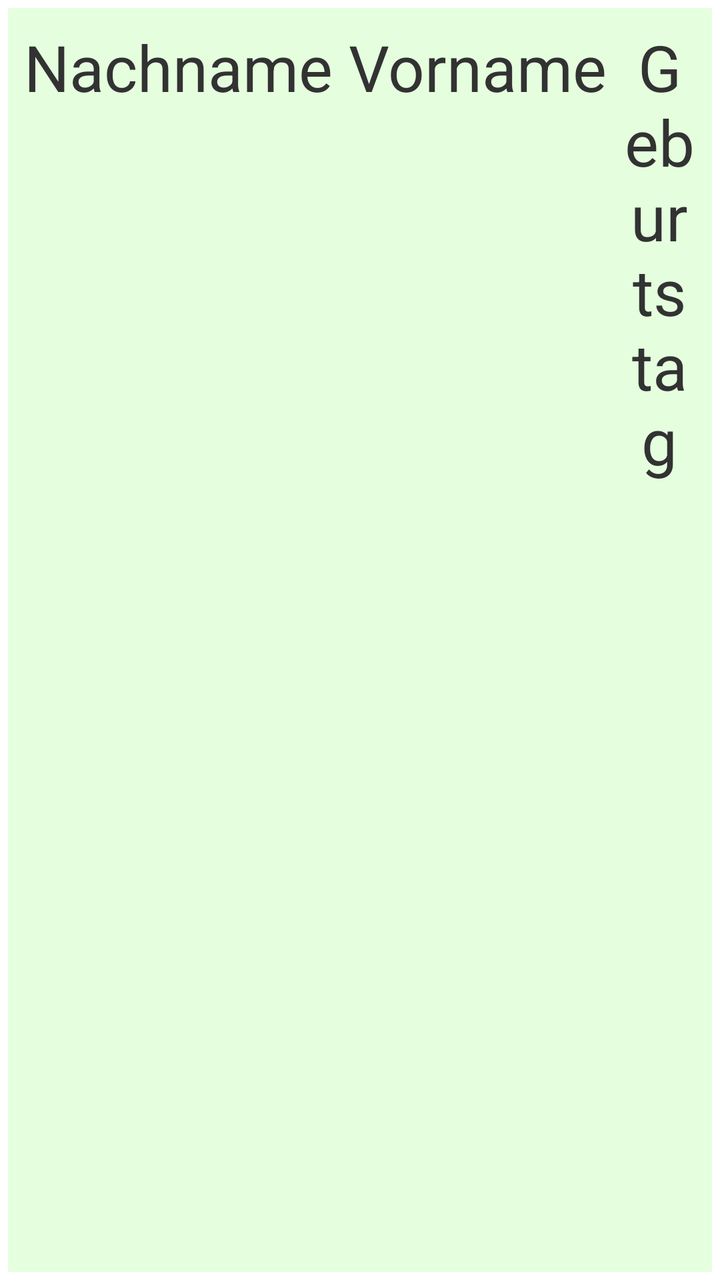
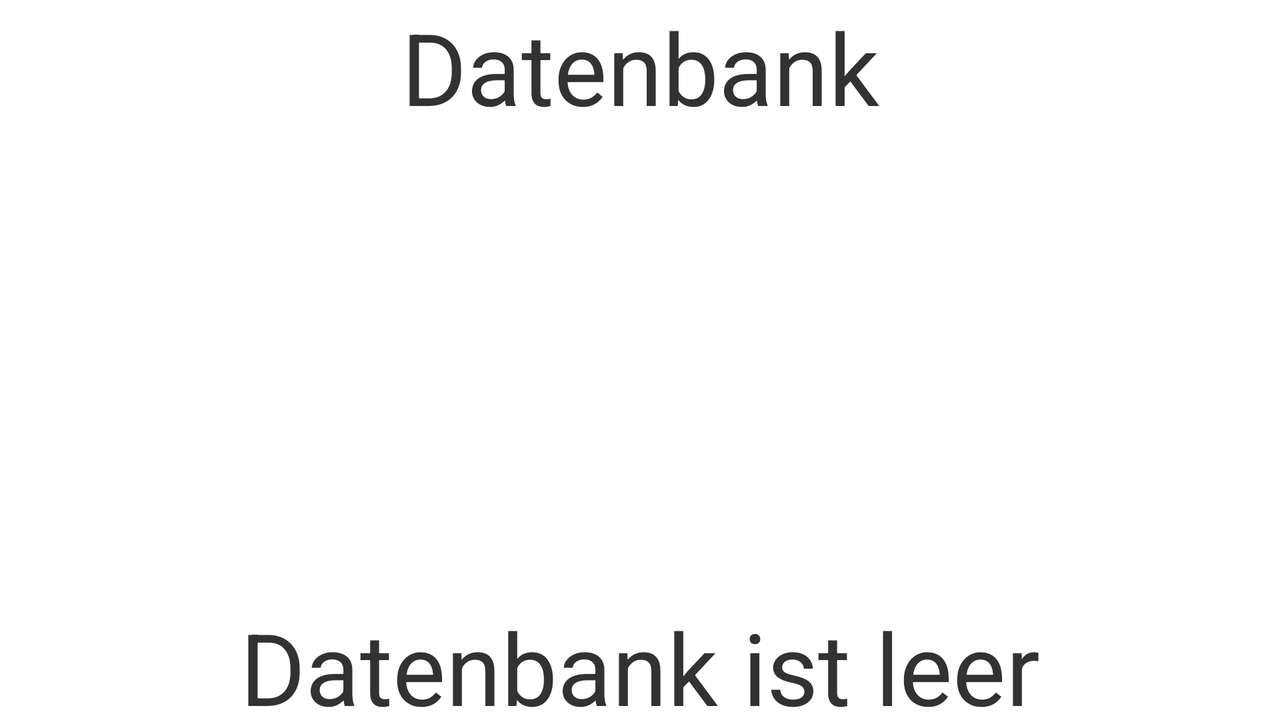

The same Android screen from two of the app's own layout files: first res/layout/ as a phone draws it, then the repository's variant for another configuration, drawn on a device whose configuration selects that folder. Both files follow.
<!-- AndroidManifest.xml: application theme AppTheme -->
<!-- res/layout/layout_patientensuche.xml -->
<?xml version="1.0" encoding="utf-8"?>
<RelativeLayout xmlns:android="http://schemas.android.com/apk/res/android"
    android:layout_width="match_parent"
    android:layout_height="wrap_content"
    android:background="@color/colorPrimaryDark"
    android:layout_margin="4sp"
    android:orientation="vertical"
    android:padding="4sp">

    <TextView
        android:id="@+id/tv_nachname"
        android:layout_width="wrap_content"
        android:layout_height="wrap_content"
        android:layout_alignParentTop="true"
        android:padding="4dp"
        android:layout_weight="1"
        android:textSize="32sp"
        android:textAlignment="center"
        android:text="@string/tv_nachname" />

    <TextView
        android:id="@+id/tv_vorname"
        android:layout_width="wrap_content"
        android:layout_height="wrap_content"
        android:layout_alignParentTop="true"
        android:layout_toEndOf="@+id/tv_nachname"
        android:layout_toRightOf="@+id/tv_nachname"
        android:padding="4dp"
        android:layout_weight="1"
        android:textSize="32sp"
        android:textAlignment="center"
        android:text="@string/tv_vorname" />

    <TextView
        android:id="@+id/tv_geburtsdatum"
        android:layout_width="wrap_content"
        android:layout_height="wrap_content"
        android:layout_alignParentTop="true"
        android:layout_toEndOf="@+id/tv_vorname"
        android:layout_toRightOf="@+id/tv_vorname"
        android:padding="4dp"
        android:layout_weight="1"
        android:textSize="32sp"
        android:textAlignment="center"
        android:text="@string/tv_geburtstag" />

    <TextView
        android:id="@+id/tv_beschwerden"
        android:layout_width="wrap_content"
        android:layout_height="wrap_content"
        android:layout_alignParentTop="true"
        android:layout_toEndOf="@+id/tv_geburtsdatum"
        android:layout_toRightOf="@+id/tv_geburtsdatum"
        android:padding="4dp"
        android:layout_weight="1"
        android:textSize="32sp"
        android:textAlignment="center"
        android:text="@string/tv_beschwerden" />

    <TextView
        android:id="@+id/tv_medikamente"
        android:layout_width="wrap_content"
        android:layout_height="wrap_content"
        android:layout_alignParentTop="true"
        android:layout_toEndOf="@+id/tv_beschwerden"
        android:layout_toRightOf="@+id/tv_beschwerden"
        android:padding="4dp"
        android:layout_weight="1"
        android:textSize="32sp"
        android:textAlignment="center"
        android:text="@string/tv_medikamente" />

    <TextView
        android:id="@+id/tv_notizen"
        android:layout_width="wrap_content"
        android:layout_height="wrap_content"
        android:layout_alignParentTop="true"
        android:layout_toEndOf="@+id/tv_medikamente"
        android:layout_toRightOf="@+id/tv_medikamente"
        android:padding="4dp"
        android:layout_weight="1"
        android:textSize="32sp"
        android:textAlignment="center"
        android:text="@string/tv_notizen" />


    <ListView
        android:layout_width="match_parent"
        android:layout_height="match_parent"
        android:id="@+id/listview_patientenakte"
        android:layout_below="@+id/tv_nachname"
        android:layout_alignParentLeft="true"
        android:layout_alignParentStart="true">
    </ListView>


</RelativeLayout>
<!-- resources referenced by this layout -->
<resources>
  <color name="colorPrimaryDark">#e5ffde</color>
  <string name="tv_beschwerden">Beschwerden</string>
  <string name="tv_geburtstag">Geburtstag</string>
  <string name="tv_medikamente">Medikamente</string>
  <string name="tv_nachname">Nachname</string>
  <string name="tv_notizen">Notizen</string>
  <string name="tv_vorname">Vorname</string>
  <style name="AppTheme" parent="android:Theme.Holo.Light.NoActionBar">
      </style>
</resources>
<!-- res/layout-land/layout_patientensuche.xml (the repository's variant of the layout above) -->
<!-- drawn on the phone turned sideways -->
<?xml version="1.0" encoding="utf-8"?>
<LinearLayout
    xmlns:android="http://schemas.android.com/apk/res/android"
    android:orientation="vertical"
    android:layout_width="match_parent"
    android:layout_height="match_parent"
    >

    <TextView
        android:layout_width="match_parent"
        android:layout_height="60dp"
        android:text="Datenbank"
        android:textSize="50sp"
        android:gravity="center"
        />


    <ListView
        android:layout_width="match_parent"
        android:layout_height="match_parent"
        android:layout_weight="1"
        android:id="@+id/listview_shopping_memos">
    </ListView>



    <TextView
        android:layout_width="match_parent"
        android:layout_height="60dp"
        android:text="@string/tv_datenbank_ist_leer"
        android:textSize="50sp"
        android:gravity="center"
        />


</LinearLayout>
<!-- resources referenced by the variant -->
<!-- as the phone turned sideways resolves them -->
<resources>
  <string name="tv_datenbank_ist_leer">Datenbank ist leer</string>
  <style name="AppTheme" parent="android:Theme.Holo.Light.NoActionBar">
      </style>
</resources>
